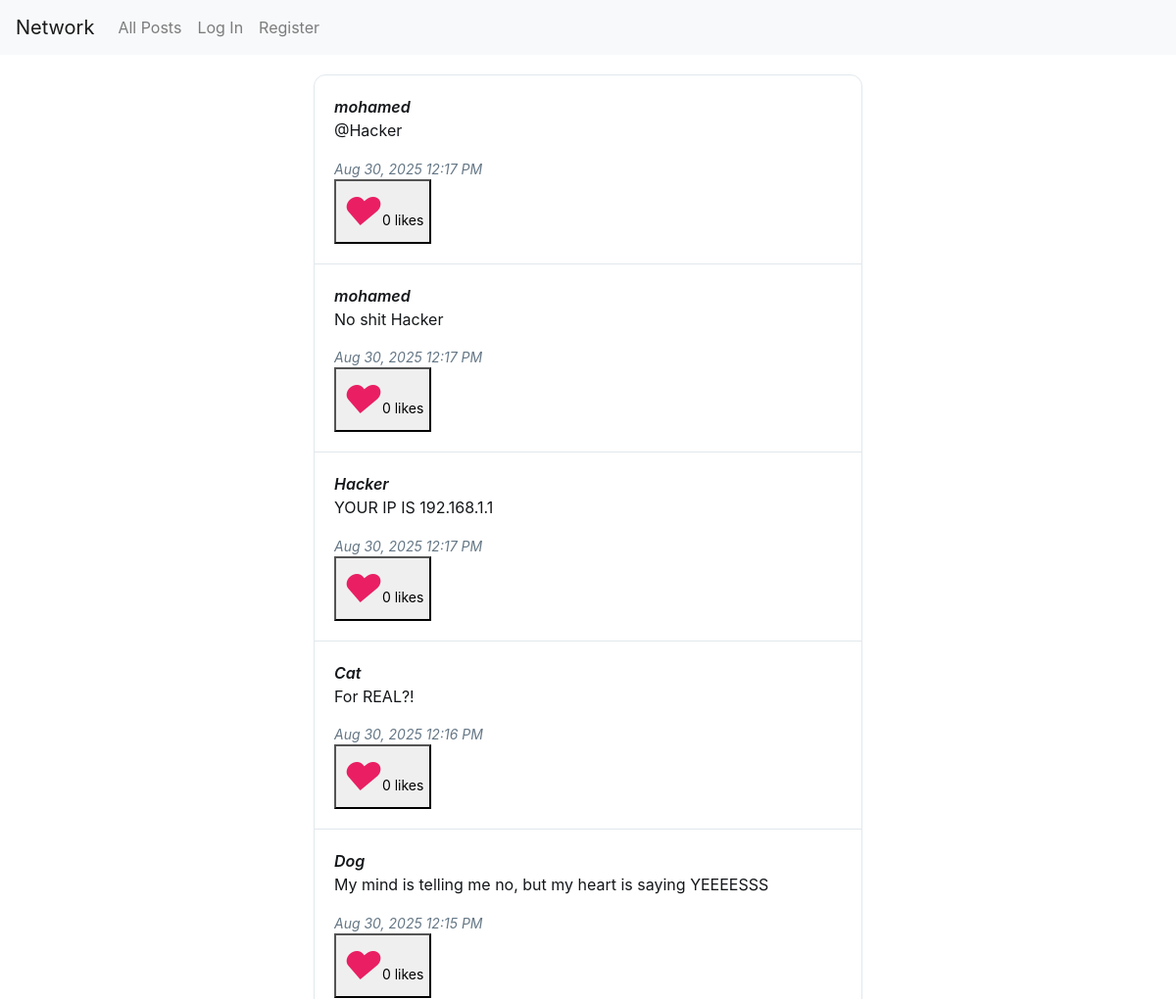
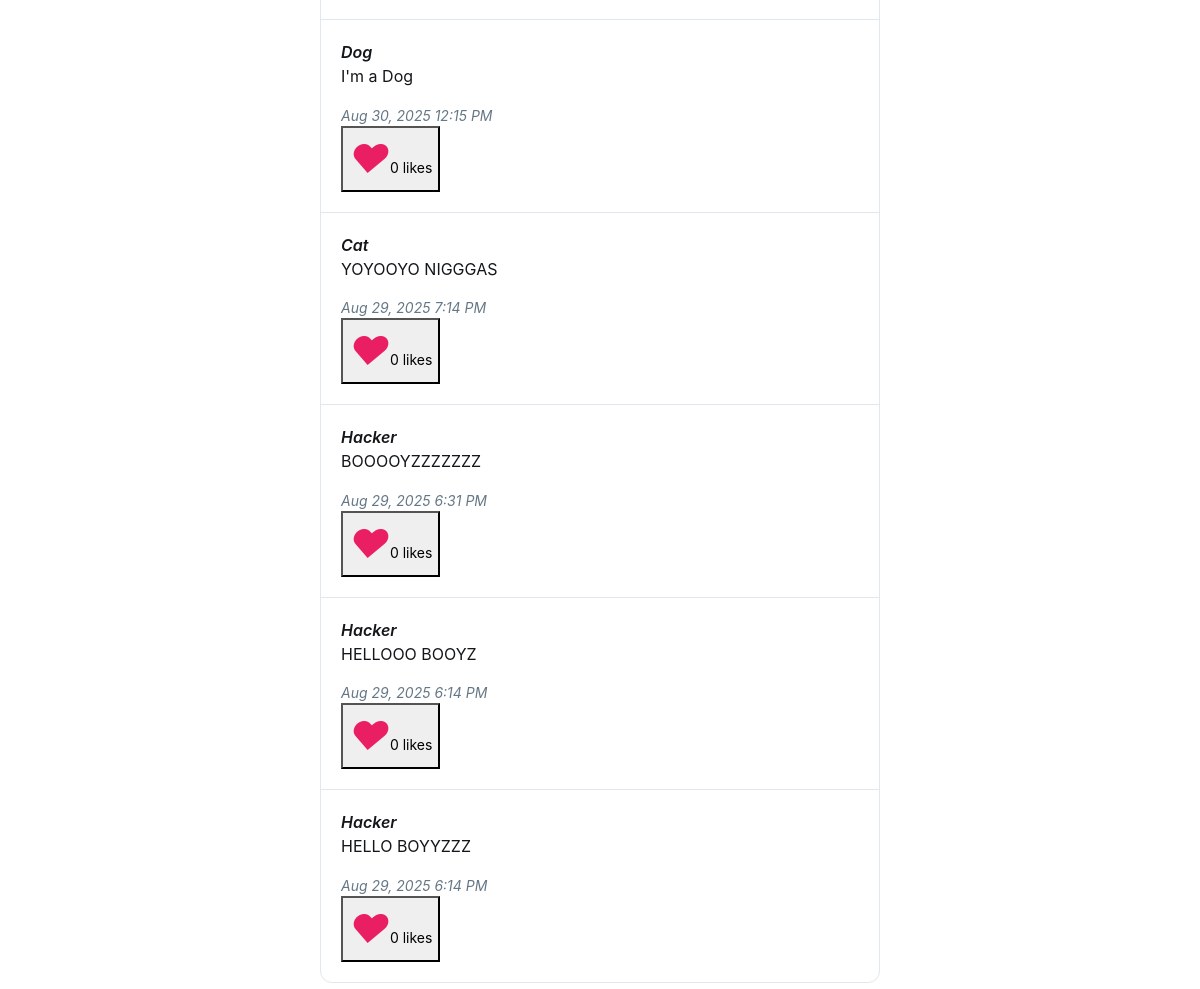
The app's page /, older data (2 pictures, top to bottom).
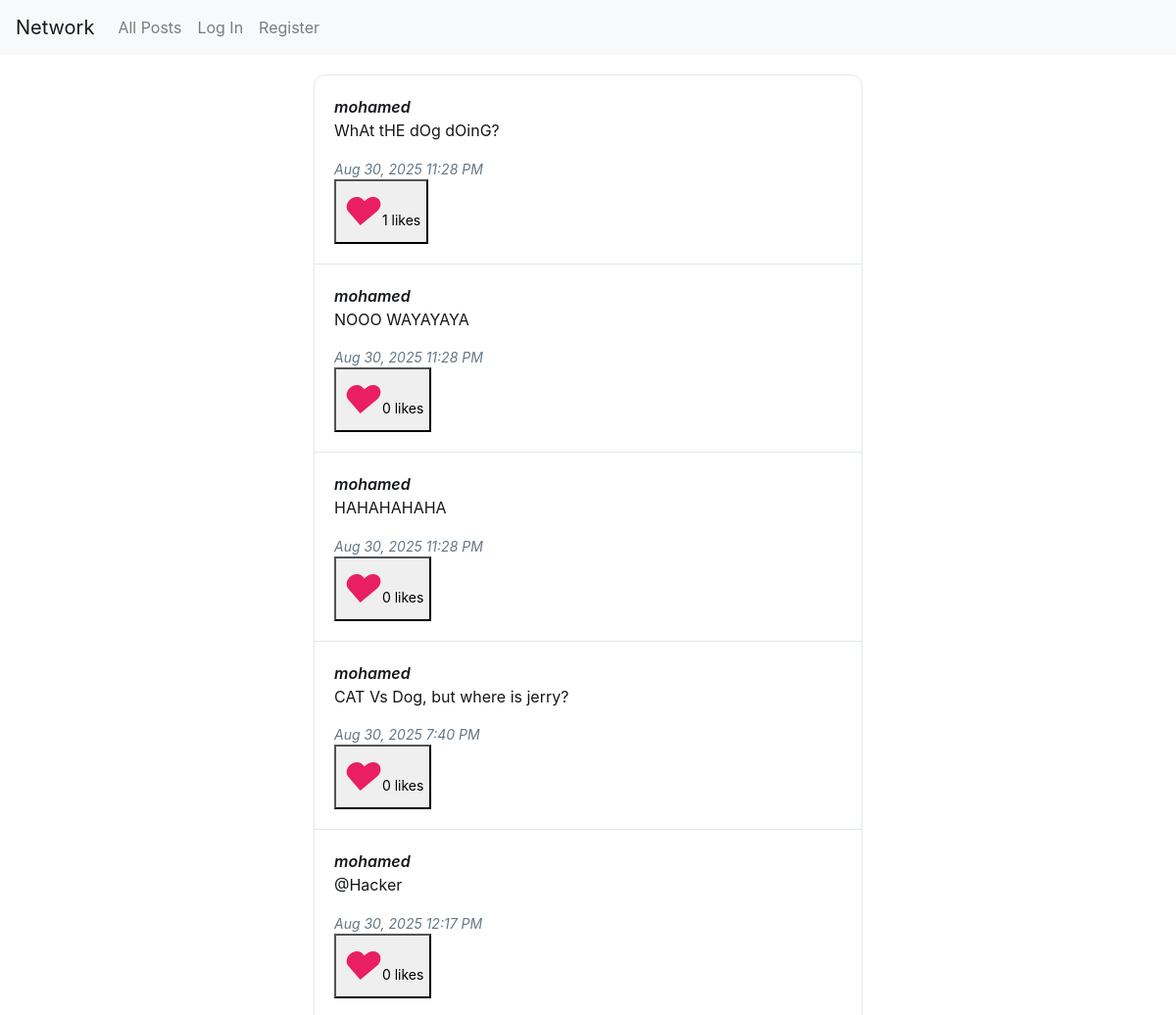
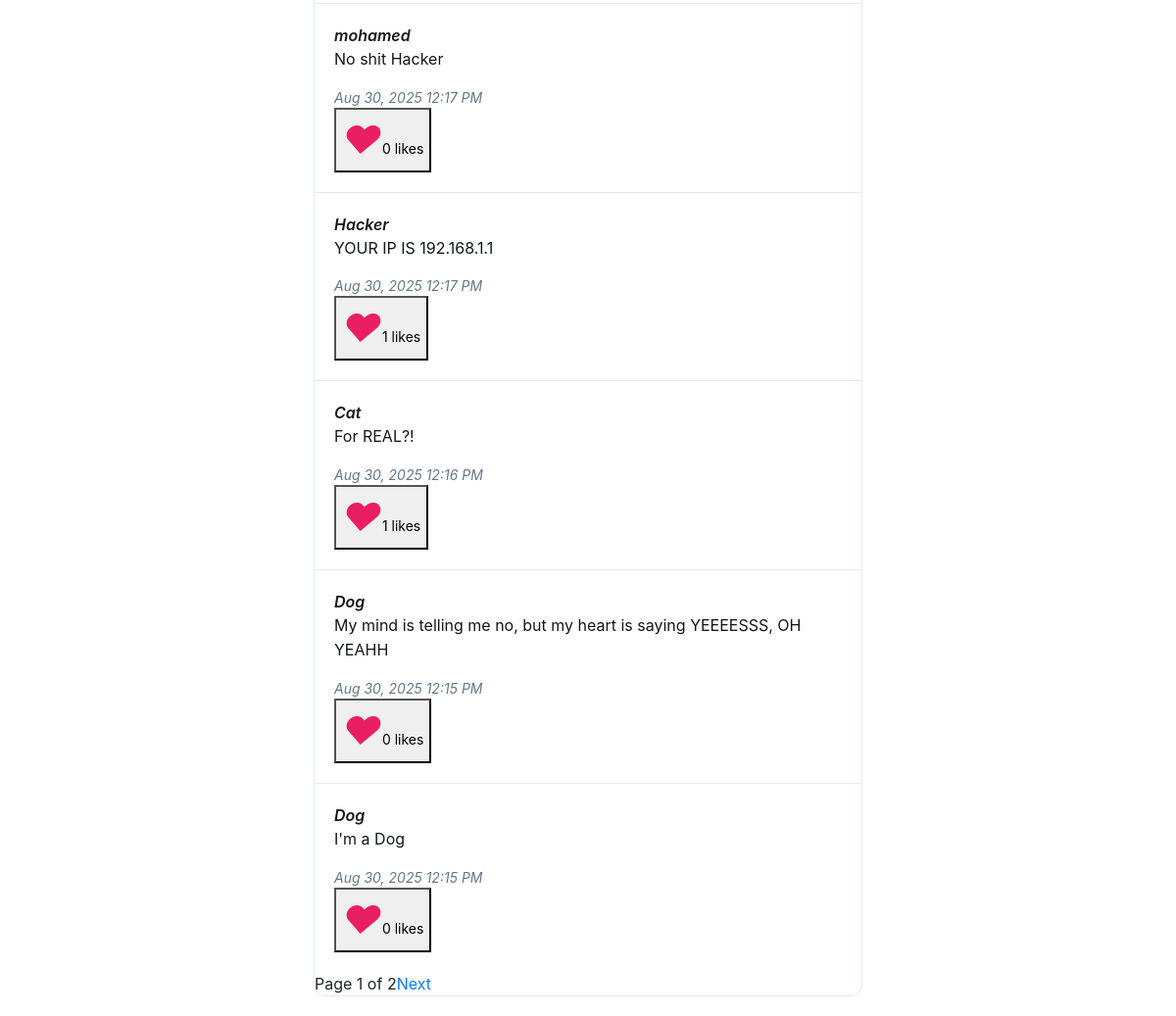
The same page, newer data (2 pictures, top to bottom).
### network/models.py (models this page shows, shortened)
class Post(models.Model):
    author = models.ForeignKey(User, on_delete=models.CASCADE, related_name="posts")
    content = models.TextField()
    created_at = models.DateTimeField(auto_now_add=True)
    updated_at = models.DateTimeField(auto_now=True)
    likes = models.ManyToManyField(User, related_name="liked_posts", blank=True, default=None)

class User(AbstractUser):
    followers = models.ManyToManyField("self", symmetrical=False, related_name="following_users", blank=True)
    following = models.ManyToManyField("self", symmetrical=False, related_name="followers_users", blank=True)

### network/views.py (the view, shortened to what this page needs)
# urls.py: path("", views.index, name="index"),
def index(request):
    form = PostForm()
    all_posts = Post.objects.all().order_by("-created_at")
    paginator = Paginator(all_posts, 10)  # Show 10 posts per page
    page_number = request.GET.get("page")
    page_obj = paginator.get_page(page_number)
    return render(request, "network/index.html", {
        "form": form,
        "all_posts": page_obj,
        "page_obj": page_obj,
        "is_paginated": page_obj.has_other_pages(),
        "paginator": paginator,
    })

### network/templates/network/index.html (shortened to what this page needs)
{% extends "network/layout.html" %} {% block body %}
<div class="feed-container">
  <div class="posts-container">
    {% if all_posts %}
    <ul class="posts-list">
      {% for post in all_posts %}
      <li class="post-item">
        <a href="{% url 'profile' post.author.username %}"
          ><div class="post-author">{{ post.author.username }}</div></a
        >
        <div class="post-content" id="post-{{ post.id }}">{{ post.content }}</div>
        <div class="post-timestamp">
          {{ post.created_at|date:"M d, Y g:i A" }}
        </div>
        <div class="post-likes">
            <button id="like-post-{{ post.id }}">
                <i class="heart-icon">♥</i>{{ post.likes.count }} likes
            </button>
        </div>
      </li>
      {% endfor %}
    </ul>
          <div class="pagination">
        {% if is_paginated %}
          <span
            >Page {{ page_obj.number }} of {{ page_obj.paginator.num_pages}}</span>
        <div class="pagination-controls">
          {% if page_obj.has_next %}
          <a href="?page={{ page_obj.next_page_number }}">Next</a>
          {% endif %}
        </div>
        {% endif %}
      </div>
    {% else %}
    <div class="empty-state">
      No posts yet. Be the first to share something!
    </div>
    {% endif %}
  </div>
</div>
{% endblock %}

Row changes from the older to the newer data that the page shows:
no longer on this page (row unchanged): Post: author.username "Cat", content "YOYOOYO NIGGGAS", created_at "Aug 29, 2025 7:14 PM", likes.count "0"
no longer on this page (row unchanged): Post: author.username "Hacker", content "BOOOOYZZZZZZZ", created_at "Aug 29, 2025 6:31 PM", likes.count "0"
no longer on this page (row unchanged): Post: author.username "Hacker", content "HELLOOO BOOYZ", created_at "Aug 29, 2025 6:14 PM", likes.count "0"
no longer on this page (row unchanged): Post: author.username "Hacker", content "HELLO BOYYZZZ", created_at "Aug 29, 2025 6:14 PM", likes.count "0"
added Post: author.username "mohamed", content "WhAt tHE dOg dOinG?", created_at "Aug 30, 2025 11:28 PM", likes.count "1"
added Post: author.username "mohamed", content "NOOO WAYAYAYA", created_at "Aug 30, 2025 11:28 PM", likes.count "0"
added Post: author.username "mohamed", content "HAHAHAHAHA", created_at "Aug 30, 2025 11:28 PM", likes.count "0"
added Post: author.username "mohamed", content "CAT Vs Dog, but where is jerry?", created_at "Aug 30, 2025 7:40 PM", likes.count "0"
computed for Post "YOUR IP IS 192.168.1.1": likes.count "0" → "1"
computed for Post "For REAL?!": likes.count "0" → "1"
changed Post: content "My mind is telling me no, but my heart is saying YEEEESSS" → "My mind is telling me no, but my heart is saying YEEEESSS, OH YEAHH"
Text that changed along with them:
{{ page_obj.number }}: (not shown) → "1"
{{ page_obj.paginator.num_pages }}: (not shown) → "2"
text now shown: "Page of Next"
